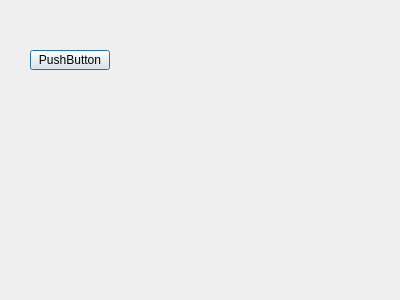
<?xml version="1.0" encoding="UTF-8"?>
<ui version="4.0">
 <class>Dialog</class>
 <widget class="QDialog" name="Dialog">
  <property name="geometry">
   <rect>
    <x>0</x>
    <y>0</y>
    <width>400</width>
    <height>300</height>
   </rect>
  </property>
  <property name="windowTitle">
   <string>Dialog</string>
  </property>
  <widget class="QPushButton" name="pushButton">
   <property name="geometry">
    <rect>
     <x>30</x>
     <y>50</y>
     <width>80</width>
     <height>20</height>
    </rect>
   </property>
   <property name="text">
    <string>PushButton</string>
   </property>
  </widget>
 </widget>
 <layoutdefault spacing="6" margin="11"/>
 <resources/>
 <connections/>
</ui>
